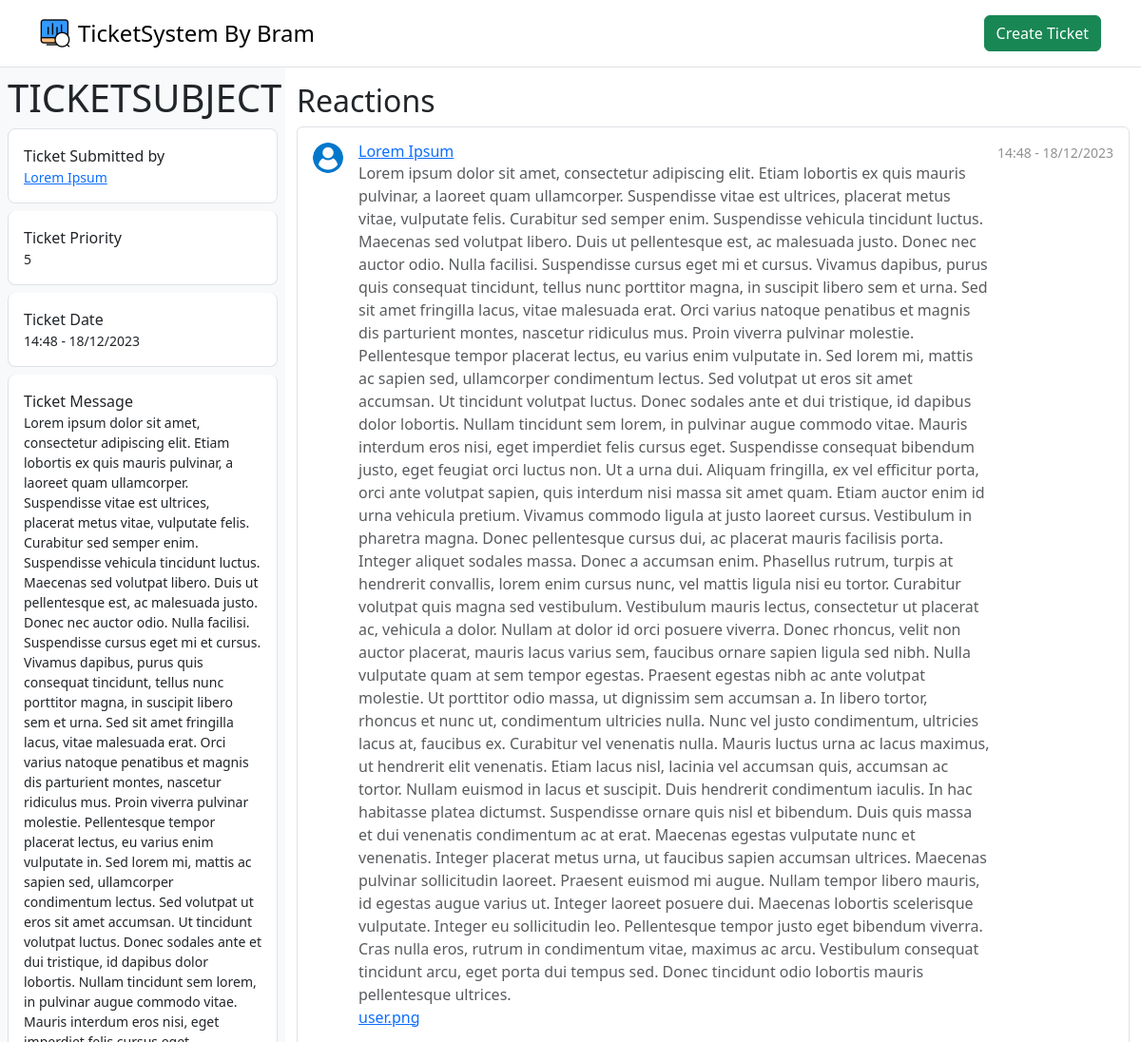
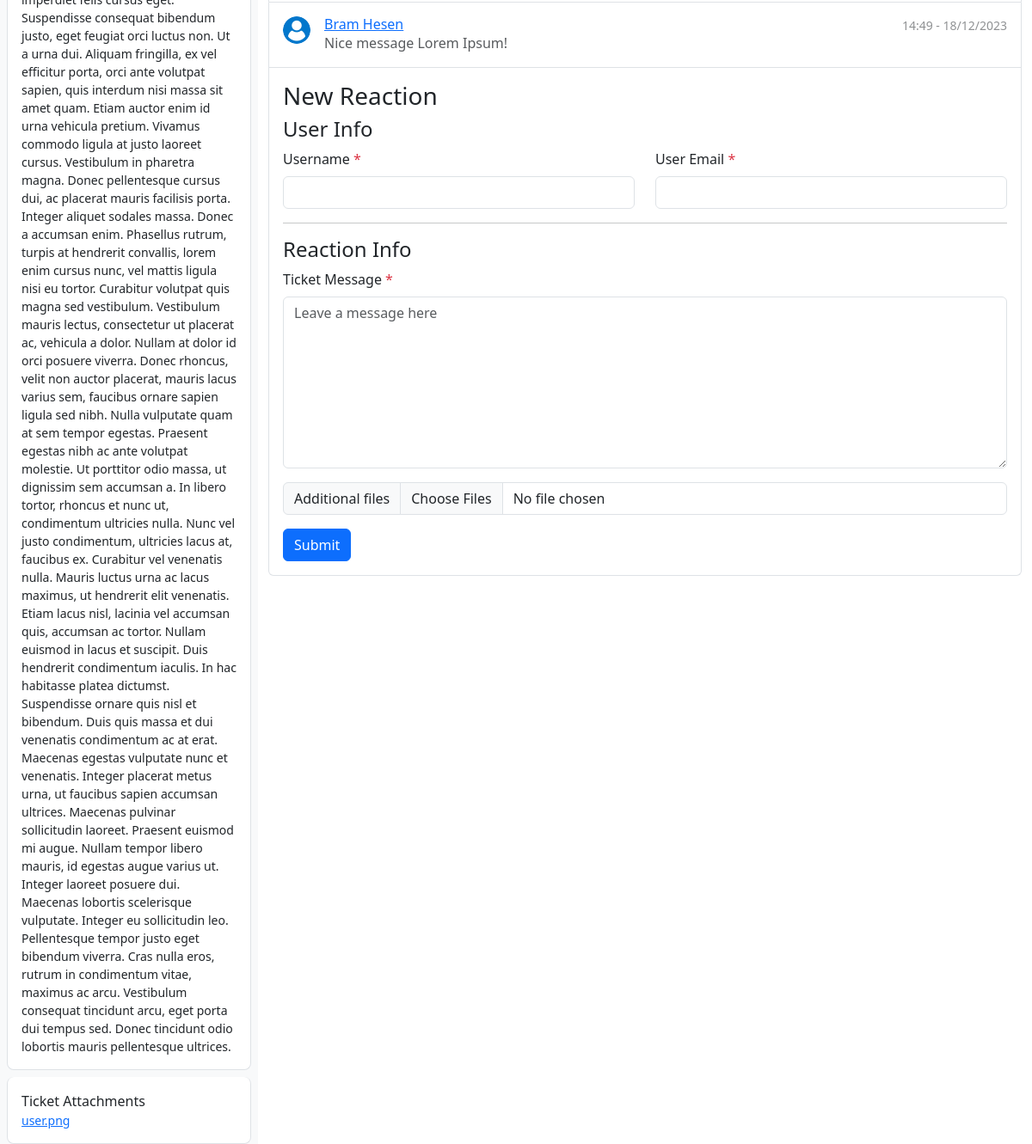
The app's page /ticket_view.php?ticket_id=2 with its own data (2 pictures, top to bottom).
### tables this page shows
CREATE TABLE IF NOT EXISTS `ticket` (
  `Ticket_Id` int NOT NULL AUTO_INCREMENT,
  `Ticket_Subject` varchar(32) NOT NULL,
  `Ticket_Priority` int NOT NULL,
  `Ticket_Message` longtext NOT NULL,
  `Ticket_Attachments` varchar(255) NOT NULL COMMENT 'Saved using the serialize() command',
  `User_Name` varchar(255) NOT NULL,
  `User_Email` varchar(255) NOT NULL,
  `Ticket_DateTime` datetime NOT NULL DEFAULT CURRENT_TIMESTAMP,
  PRIMARY KEY (`Ticket_Id`)
);

CREATE TABLE IF NOT EXISTS `ticket_response` (
  `Response_id` int NOT NULL AUTO_INCREMENT,
  `Ticket_id` int NOT NULL,
  `Response_User` varchar(255) NOT NULL,
  `Response_Email` varchar(255) NOT NULL,
  `Response_Message` longtext NOT NULL,
  `Response_Attachments` varchar(255) NOT NULL COMMENT 'Saved using serialize() command',
  `Response_DateTime` datetime NOT NULL DEFAULT CURRENT_TIMESTAMP,
  PRIMARY KEY (`Response_id`),
  KEY `Ticket_id` (`Ticket_id`)
);

### Assets/Functions/Functions.php (called while the page is built, shortened)
<?php
    class DB_Connection{
        public function __construct(){
            $DatabaseHost = "localhost";
            $DatabaseUsername = "root";
            $DatabasePassword = "";
            $DatabaseName = "php_ticketsystem";
            try {
                $this->PDO_CONNECTION = new PDO("mysql:host={$DatabaseHost};dbname={$DatabaseName}", $DatabaseUsername, $DatabasePassword);
            } catch (PDOException $e) {
                $this->connection_error = True;
                $this->connection_error_message = 'Connection failed: ' . $e->getMessage();
            }
        }
    }
?>

### ticket_view.php (the view, shortened to what this page needs)
<?php
    require("./Assets/Functions/View_functions.php");
    $DB_Connection = new ViewFunctions;
    $TicketData = "";
    if($_SERVER["REQUEST_METHOD"] == "POST" or $_SERVER["REQUEST_METHOD"] == "GET"){
        $TicketData = $DB_Connection->GetTicketData($_GET['ticket_id']);
        $Ticket_Attachments = $DB_Connection->GetTicketAttachments($TicketData['Ticket_Attachments'], $TicketData['Ticket_Id'], $TicketData['User_Name']);
        $Response_Data = $DB_Connection->BuildReactions($_GET['ticket_id'], $TicketData['User_Name']);
    }
    require("./Assets/HTML/Header_Ticket.php");
?>
<html lang="en">
    <body>
        <div class="container-fluid">
            <div class="row flex-nowrap">
                <div class="col-auto col-md-3 col-xl-3 px-sm-2 px-0 bg-light" >
                    <div class="d-flex flex-column align-items-center align-items-sm-start pt-2 min-vh-100 text-dark">
                        <h1>TICKETSUBJECT</h1>
                        <div class="list-group gap-2 border-0 d-grid" style="width: 100%;">
                            <label class="list-group-item rounded-3 col-md-3 py-3" style="width: 100%;" for="listGroupCheckableRadios1">
                            Ticket Submitted by
                            <span class="d-block small"><a href='mailto:<?=$TicketData['User_Email']?>'><?=$TicketData['User_Name']?></a></span>
                            </label>
                            <label class="list-group-item rounded-3 col-md-3 py-3" style="width: 100%;" for="listGroupCheckableRadios1">
                            Ticket Priority
                            <span class="d-block small"><?=$TicketData['Ticket_Priority']?></span>
                            </label>
                            <label class="list-group-item rounded-3 col-md-3 py-3" style="width: 100%;" for="listGroupCheckableRadios1">
                            Ticket Date
                            <span class="d-block small"><?= date("G:i - d/m/Y", strtotime($TicketData['Ticket_DateTime'])) ?></span>
                            </label>
                            <label class="list-group-item rounded-3 col-md-3 py-3" style="width: 100%;" for="listGroupCheckableRadios1">
                            Ticket Message
                            <span class="d-block small"><?=$TicketData['Ticket_Message']?></span>
                            </label>
                            <label class="list-group-item rounded-3 col-md-3 py-3" style="width: 100%;" for="listGroupCheckableRadios1">
                            Ticket Attachments
                            <span class="d-block small"><?=$Ticket_Attachments?></span>
                            </label>
                        </div>
                    </div>
                </div>
                <div class="col py-3">
                    <h2>Reactions</h2>
                    <div class="list-group">
                        <?=$Response_Data?>
                        <div class="list-group-item list-group-item-action gap-3 py-3">
                            <h3>New Reaction</h3>
                            <form method="post" enctype="multipart/form-data">
                                <h4>User Info</h4>
                                <div class="row">
                                    <div class="col-md">
                                        <label class="form-label">Username <span class="text-danger">*</span></label>
                                        <input type="text" required name="User_name" id="User_name" class="form-control">
                                    </div>
                                    <div class="col-md">
                                        <label class="form-label">User Email <span class="text-danger">*</span></label>
                                        <input type="email" required name="User_email" id="User_email" class="form-control">
                                    </div>
                                </div>
                                <hr>
                                <h4>Reaction Info</h4>
                                <div class="mb-3">
                                    <label class="form-label">Ticket Message <span class="text-danger">*</span></label>
                                    <textarea required class="form-control" placeholder="Leave a message here" style="height: 200px" name="T_Message" id="T_Message"></textarea>
                                </div>
                                <div class="input-group mb-3">
                                    <label class="input-group-text" for="T_files">Additional files</label>
                                    <input type="file" multiple class="form-control" name="T_files[]" id="T_files">
                                </div>
                                <button type="submit" class="btn btn-primary">Submit</button>
                            </form>
                        </div>
                    </div>
                </div>
            </div>
        </div>
    </body>
<html>

### Assets/Functions/View_functions.php (shortened to what this page needs)
<?php
    require('Functions.php');
    class ViewFunctions extends DB_Connection{
        public function GetTicketData($Ticket_ID){
            $Get_Data = "SELECT * FROM ticket WHERE Ticket_Id=:id LIMIT 1;";
            $stmt = $this->PDO_CONNECTION->prepare($Get_Data);
            $stmt->execute(array(':id' => $Ticket_ID));
            $Ticket_data = $stmt->fetch(PDO::FETCH_ASSOC);
            $ReturnArray = array();
            if($Ticket_data != null){
                $ReturnArray = $Ticket_data;
            }
            return $ReturnArray;
        }
        public function GetTicketAttachments($Ticket_Data_Ticket_Attachments, $Ticket_ID, $Ticket_USER){
            $Unserialize_Array = unserialize($Ticket_Data_Ticket_Attachments);
            $ReturnMSG = "";
            if(!empty($Unserialize_Array)){
                foreach ($Unserialize_Array as $file_Name) {
                    $ReturnMSG .= "<a download href='Assets/Uploads/".$Ticket_ID."_".$Ticket_USER."/".$file_Name."'>".$file_Name."</a>" . "<br>";
                }
            }else{
                $ReturnMSG = "There are no Attachments!";
            }
            return $ReturnMSG;
        }
        public function BuildReactions($Ticket_ID, $Ticket_Username){
            $return_Reactions = "";
            $Get_Data = "SELECT * FROM ticket_response WHERE Ticket_Id=:id ;";
            $stmt = $this->PDO_CONNECTION->prepare($Get_Data);
            $stmt->execute(array(':id' => $Ticket_ID));
            $GetData_OUT = $stmt->fetchAll(PDO::FETCH_ASSOC);
            foreach ($GetData_OUT as $ResponseData) {
                $Files_Text = "";
                $Unserialize_Array = unserialize($ResponseData['Response_Attachments']);
                if(!empty($Unserialize_Array[0])){
                    foreach ($Unserialize_Array as $file_Name) {
                        $Files_Text .= "<a download href='Assets/Uploads/".$Ticket_ID."_".$Ticket_Username."/Response/".$ResponseData['Response_id']."_".$ResponseData['Response_User']."/".$file_Name."'>".$file_Name."</a>" . "<br>";
                    }
                }
                $return_Reactions .= '
                <div class="list-group-item list-group-item-action d-flex gap-3 py-3">
                    <img src="Assets/IMG/user.webp" alt="twbs" width="32" height="32" class="rounded-circle flex-shrink-0">
                    <div class="d-flex gap-2 w-100 justify-content-between">
                        <div>
                            <h6 class="mb-0"><a href="mailto: '.$ResponseData['Response_Email'].'">'.$ResponseData['Response_User'].'</a></h6>
                            <p class="mb-0 opacity-75">'.$ResponseData['Response_Message'].'</p>
                            <p class="mb-0">'.$Files_Text.'</p>
                        </div>
                        <small class="opacity-50 text-nowrap">'. date("G:i - d/m/Y", strtotime($ResponseData['Response_DateTime'])) .'</small>
                    </div>
                </div>
                ';
            }
            return $return_Reactions;
        }
    }
?>

### records on screen
ticket: User_Name "Lorem Ipsum", Ticket_Priority "5", Ticket_DateTime "14:48 - 18/12/2023", Ticket_Message "Lorem ipsum dolor sit amet, consectetur adipiscing elit. Etiam lobortis ex quis mauris pulvinar, a laoreet quam ullamcorper. Suspendisse vitae est ultrices, placerat metus vitae, vulputate felis. Curabitur sed semper enim. Suspendisse vehicula tincidunt luctus. Maecenas sed volutpat libero. Duis ut pellentesque est, ac malesuada justo. Donec nec auctor odio. Nulla facilisi. Suspendisse cursus eget mi et cursus. Vivamus dapibus, purus quis consequat tincidunt, tellus nunc porttitor magna, in suscipit libero sem et urna. Sed sit amet fringilla lacus, vitae malesuada erat. Orci varius natoque penatibus et magnis dis parturient montes, nascetur ridiculus mus. Proin viverra pulvinar molestie.…", Ticket_Attachments "user.png"
ticket_response: Response_User "Lorem Ipsum", Response_Message "Lorem ipsum dolor sit amet, consectetur adipiscing elit. Etiam lobortis ex quis mauris pulvinar, a laoreet quam ullamcorper. Suspendisse vitae est ultrices, placerat metus vitae, vulputate felis. Curabitur sed semper enim. Suspendisse vehicula tincidunt luctus. Maecenas sed volutpat libero. Duis ut pellentesque est, ac malesuada justo. Donec nec auctor odio. Nulla facilisi. Suspendisse cursus eget mi et cursus. Vivamus dapibus, purus quis consequat tincidunt, tellus nunc porttitor magna, in suscipit libero sem et urna. Sed sit amet fringilla lacus, vitae malesuada erat. Orci varius natoque penatibus et magnis dis parturient montes, nascetur ridiculus mus. Proin viverra pulvinar molestie.…", Response_Attachments "user.png", Response_DateTime "14:48 - 18/12/2023"
ticket_response: Response_User "Bram Hesen", Response_Message "Nice message Lorem Ipsum!", Response_DateTime "14:49 - 18/12/2023"
